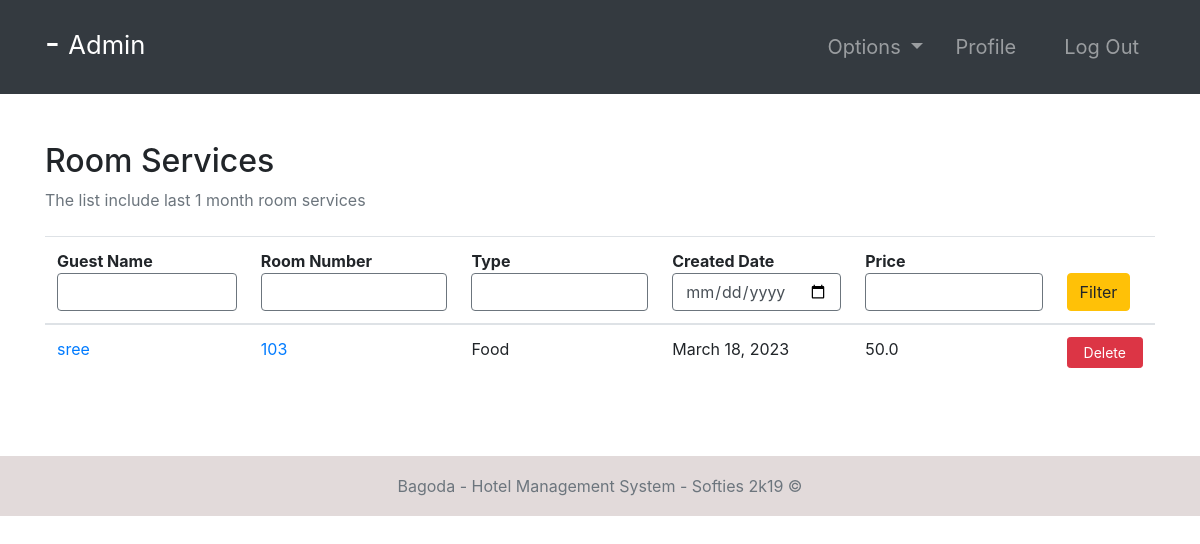
The page /room-services/ (signed in) on the database as committed earlier.
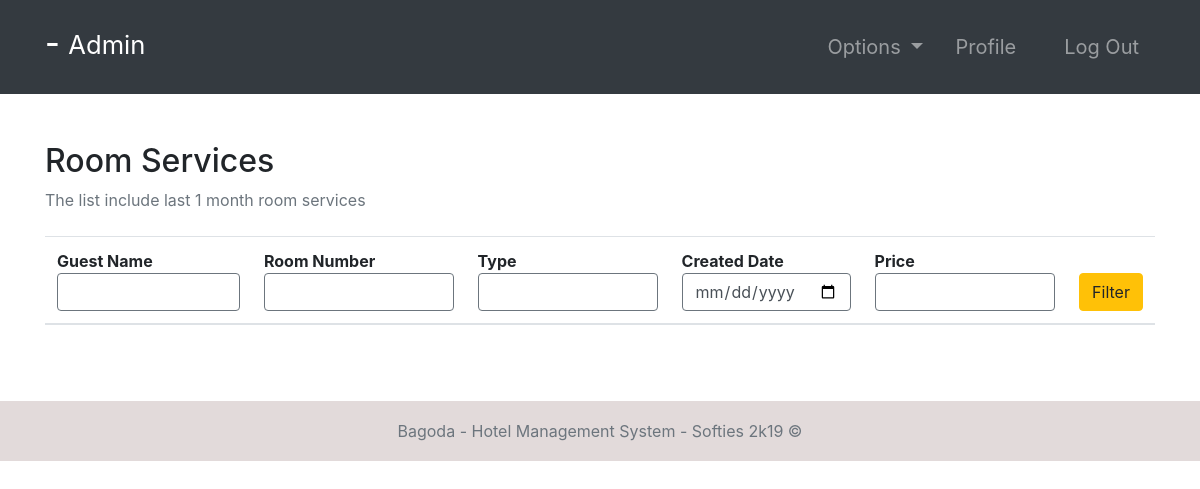
The same page on the database as committed later.
### room/models.py (models this page shows, shortened)
class RoomServices(models.Model):
    SERVICES_TYPES = (
        ('Food', 'Food'),
        ('Cleaning', 'Cleaning'),
        ('Technical', 'Technical'),
    )
    curBooking = models.ForeignKey(
        Booking,   null=True, on_delete=models.CASCADE)
    room = models.ForeignKey(Room, on_delete=models.CASCADE)
    createdDate = models.DateField(default=timezone.now)
    servicesType = models.CharField(max_length=20, choices=SERVICES_TYPES)
    price = models.FloatField()

class Booking(models.Model):
    roomNumber = models.ForeignKey(Room, on_delete=models.CASCADE)
    guest = models.ForeignKey(Guest, null=True, on_delete=models.CASCADE)
    dateOfReservation = models.DateField(default=timezone.now)
    startDate = models.DateField()
    endDate = models.DateField()

class Room(models.Model):
    ROOM_TYPES = (
        ('King', 'King'),
        ('Luxury', 'Luxury'),
        ('Normal', 'Normal'),
        ('Economic', 'Economic'),
    )
    number = models.IntegerField(primary_key=True)
    capacity = models.SmallIntegerField()
    numberOfBeds = models.SmallIntegerField()
    roomType = models.CharField(max_length=20, choices=ROOM_TYPES)
    price = models.FloatField()
    statusStartDate = models.DateField(null=True)
    statusEndDate = models.DateField(null=True)

### accounts/models.py (models this page shows, shortened)
class Guest(models.Model):
    user = models.OneToOneField(User, null=True, on_delete=models.CASCADE)
    phoneNumber = PhoneNumberField(unique=True)

### room/views.py (the view)
# urls.py: path('room-services/', room_services, name="room-services"),
@ login_required(login_url='login')
def room_services(request):
    role = str(request.user.groups.all()[0])
    path = role + "/"
    room_services = RoomServices.objects.all()
    context = {
        "role": role,
        "room_services": room_services
    }
    return render(request, path + "room-services.html", context)

### Templates/admin/room-services.html
{% extends '../index.html' %}
{% block context %}
{% include '../common_pages/room-services.html' %}
{% endblock %}

### Templates/common_pages/room-services.html (shortened to what this page needs)
<div class="container py-5">
    <div class="table-responsive">
        <div class="table-header row">
            <div class="col-sm-12 col-md-12 col-lg-4 mb-4">
                <h2>Room Services</h2>
                <span class="text-muted">The list include last 1 month room services</span>
            </div>
        </div>
        <table class="table table-hover">
            <thead>
                <tr>
                    <form action="" method="POST">
                        <th>Guest Name<input type="text" class="form-control border border-secondary"></th>
                        <th>Room Number<input type="text" class="form-control border border-secondary"></th>
                        <th>Type<input type="text" class="form-control border border-secondary"></th>
                        <th>Created Date<input type="date" class="form-control border border-secondary"></th>
                        <th>Price<input type="text" class="form-control border border-secondary"></th>
                        <th><button type="submit" class="btn btn-warning">Filter</button></th>
                    </form>
                </tr>
            </thead>
            <tbody>
                {% for rs in room_services %}
                <tr>
                    <td><a
                            href="{% url 'guest-profile' rs.curBooking.guest.user.id %}">{{rs.curBooking.guest.user.first_name}}</a>
                    </td>
                    <td><a href="{% url 'room-profile' rs.room.number }">{{rs.room.number}}</a></td>
                    <td>{{rs.servicesType}}</td>
                    <td>{{rs.createdDate}}</td>
                    <td>{{rs.price}}</td>
                    <td> <a href="" class="btn btn-sm btn-danger px-3">Delete</a></td>
                </tr>
            </tbody>
        </table>
    </div>
</div>

Rows that differ between the two databases and show on the page:
removed RoomServices: curBooking.guest.user.first_name "sree", room.number "103", servicesType "Food", createdDate "March 18, 2023", price "50.0"
